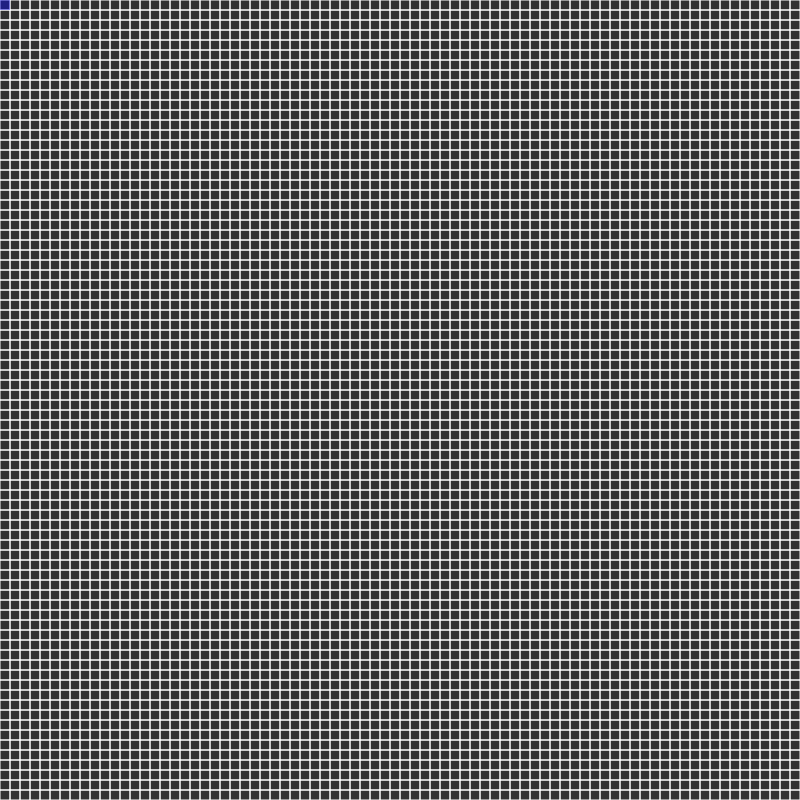
Frame 1 (no input)
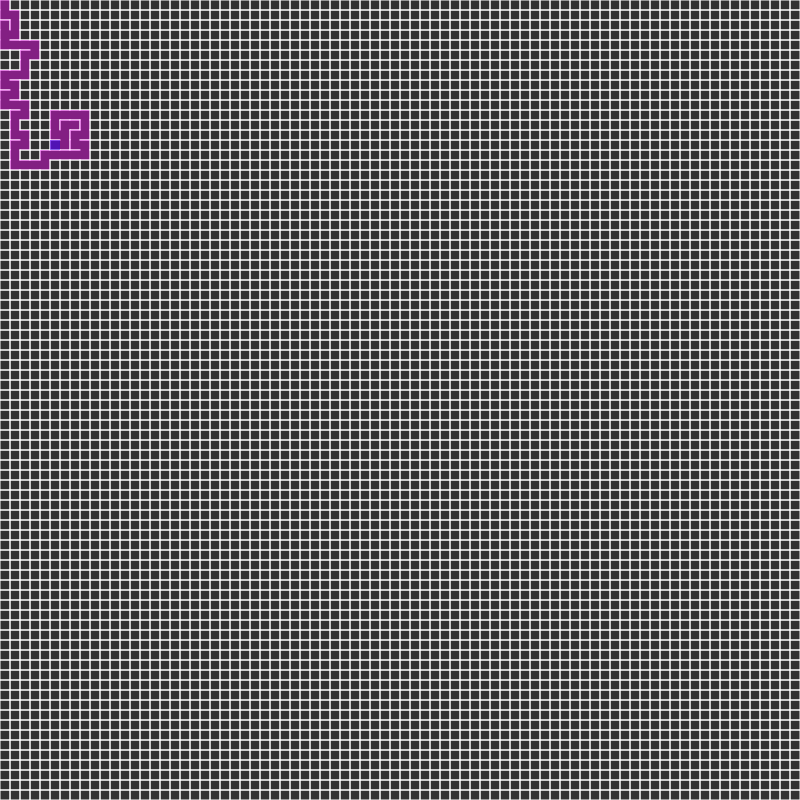
Frame 60 (no input)
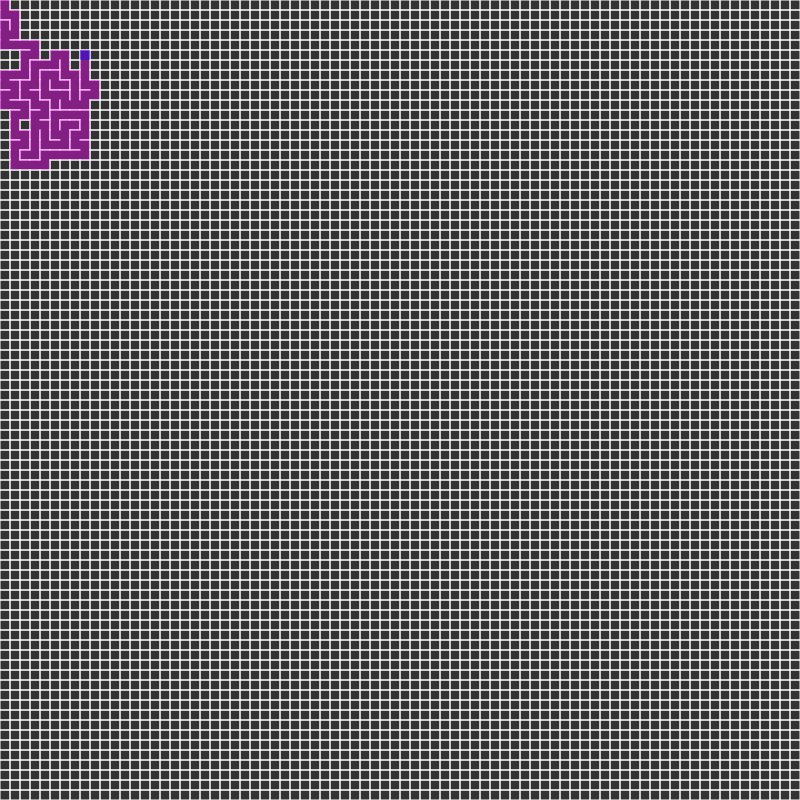
Frame 120 (the mouse pressed at the canvas centre since frame 60)

The p5.js sketch that drew these frames (run headless with seeded random() and noise() and a simulated clock; from frame 60 on, the mouse is pressed at the canvas centre):

// p5.js sketch
// ── sketch.js

var cols, rows;
var w = 10;
var grid = [];

var current;

var stack = [];

function setup() {
  createCanvas(800, 800);
  cols = floor(width / w);
  rows = floor(height / w);
  //frameRate(5);

  for (var j = 0; j < rows; j++) {
    for (var i = 0; i < cols; i++) {
      var cell = new Cell(i, j);
      grid.push(cell);
    }
  }

  current = grid[0];


}

function draw() {
  background(51);
  for (var i = 0; i < grid.length; i++) {
    grid[i].show();
  }

  current.visited = true;
  current.highlight();
  // STEP 1
  var next = current.checkNeighbors();
  if (next) {
    next.visited = true;

    // STEP 2
    stack.push(current);

    // STEP 3
    removeWalls(current, next);

    // STEP 4
    current = next;
  } else if (stack.length > 0) {
    current = stack.pop();
  }

}

function index(i, j) {
  if (i < 0 || j < 0 || i > cols - 1 || j > rows - 1) {
    return -1;
  }
  return i + j * cols;
}


function removeWalls(a, b) {
  var x = a.i - b.i;
  if (x === 1) {
    a.walls[3] = false;
    b.walls[1] = false;
  } else if (x === -1) {
    a.walls[1] = false;
    b.walls[3] = false;
  }
  var y = a.j - b.j;
  if (y === 1) {
    a.walls[0] = false;
    b.walls[2] = false;
  } else if (y === -1) {
    a.walls[2] = false;
    b.walls[0] = false;
  }
}

function Cell(i, j) {
    this.i = i;
    this.j = j;
    this.walls = [true, true, true, true];
    this.visited = false;
  
    this.checkNeighbors = function() {
      var neighbors = [];
  
      var top = grid[index(i, j - 1)];
      var right = grid[index(i + 1, j)];
      var bottom = grid[index(i, j + 1)];
      var left = grid[index(i - 1, j)];
  
      if (top && !top.visited) {
        neighbors.push(top);
      }
      if (right && !right.visited) {
        neighbors.push(right);
      }
      if (bottom && !bottom.visited) {
        neighbors.push(bottom);
      }
      if (left && !left.visited) {
        neighbors.push(left);
      }
  
      if (neighbors.length > 0) {
        var r = floor(random(0, neighbors.length));
        return neighbors[r];
      } else {
        return undefined;
      }
  
  
    }
    this.highlight = function() {
      var x = this.i * w;
      var y = this.j * w;
      noStroke();
      fill(0, 0, 255, 100);
      rect(x, y, w, w);
  
    }
  
    this.show = function() {
      var x = this.i * w;
      var y = this.j * w;
      stroke(255);
      if (this.walls[0]) {
        line(x, y, x + w, y);
      }
      if (this.walls[1]) {
        line(x + w, y, x + w, y + w);
      }
      if (this.walls[2]) {
        line(x + w, y + w, x, y + w);
      }
      if (this.walls[3]) {
        line(x, y + w, x, y);
      }
  
      if (this.visited) {
        noStroke();
        fill(255, 0, 255, 100);
        rect(x, y, w, w);
      }
    }
}
